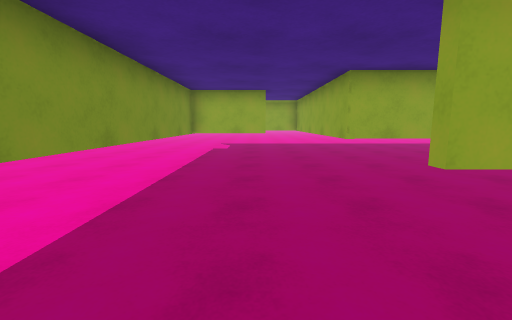
[1] (above)

24 first-person views from a walk through a 3-D level made in the Unity game engine. The camera is 1.3 m above the floor, tilts 8° down and sees 90° across. The floor is counted in squares, 1 m on a side. Each view is taken from the middle of a square. On the plan, view 1 faces up. The plan holds only what a view shows up to about 13 squares ahead; the rest is blank. The place goes on beyond the plan.

[2]
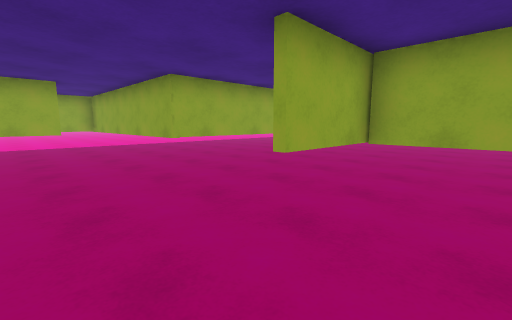

[3]
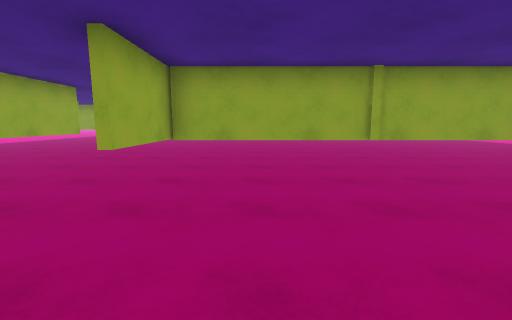

[4]
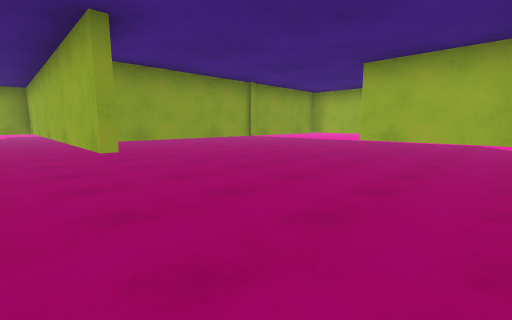

[5]
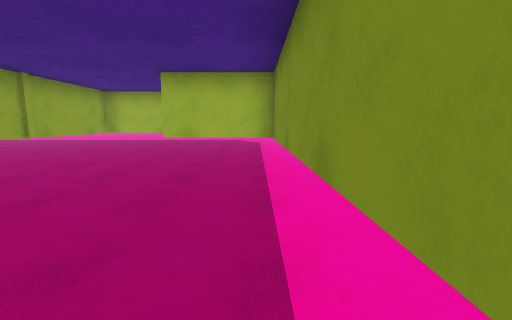

[6]
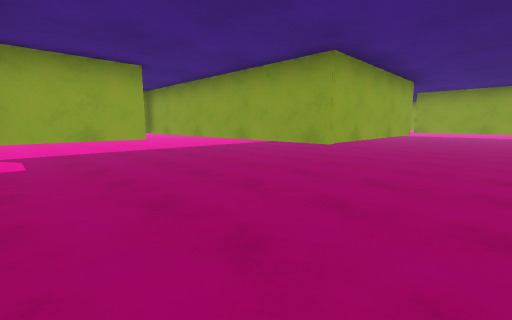

[7]
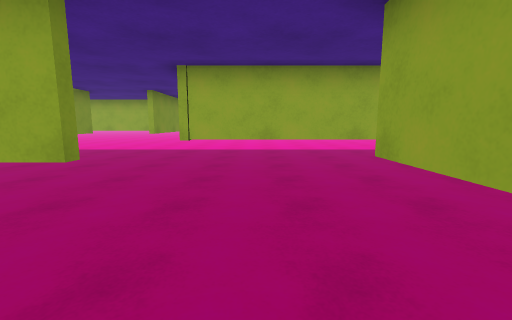

[8]
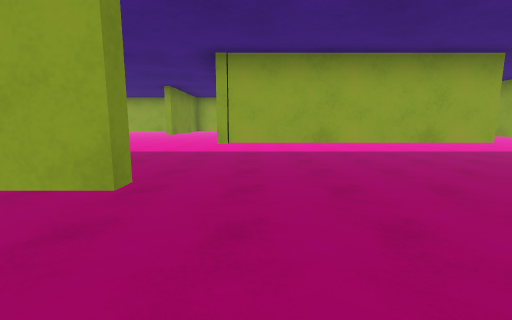

[9]
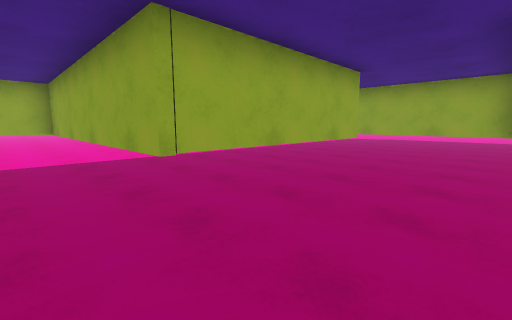

[10]
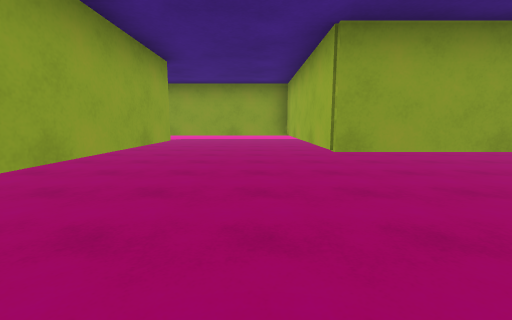

[11]
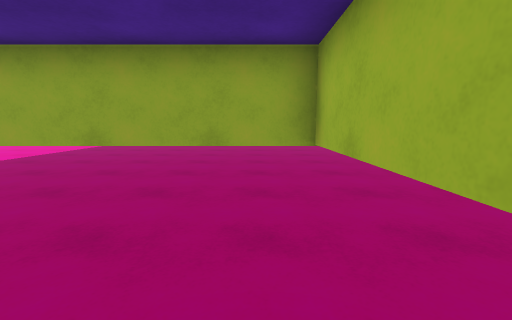

[12]
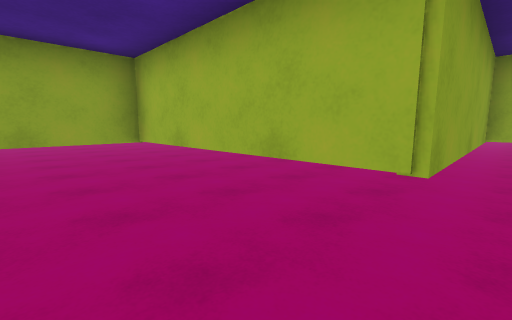

[13]
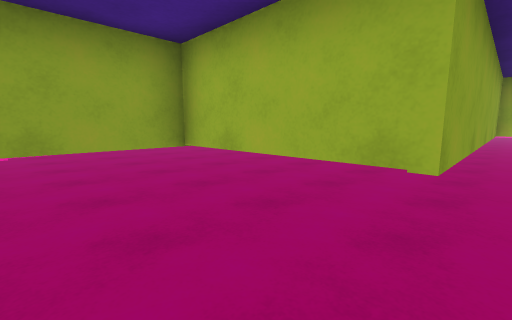

[14]
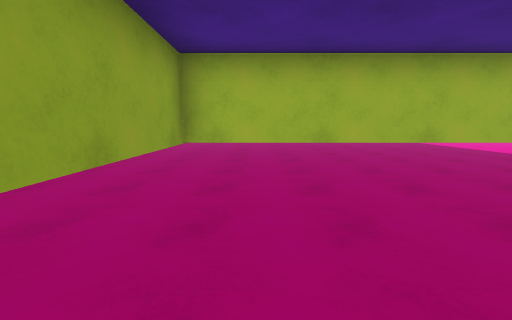

[15]
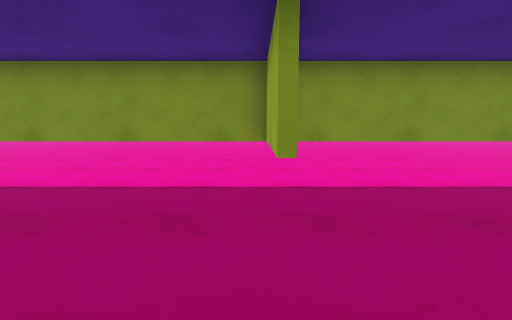

[16]
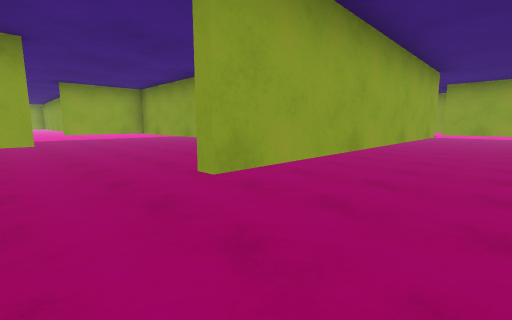

[17]
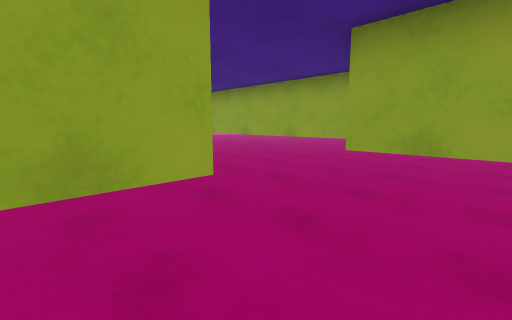

[18]
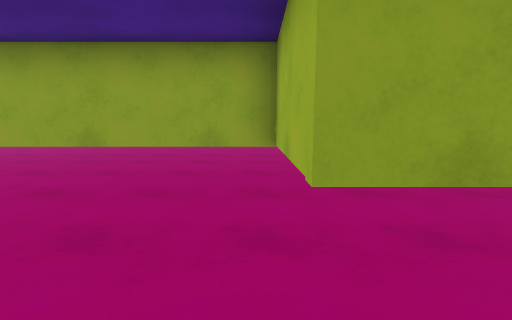

[19]
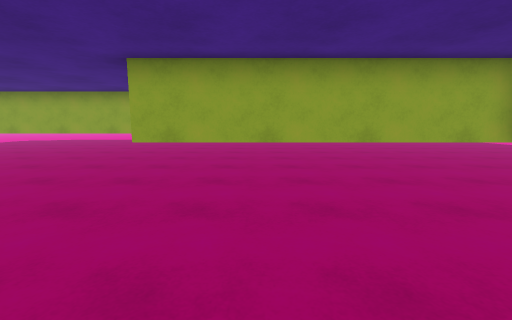

[20]
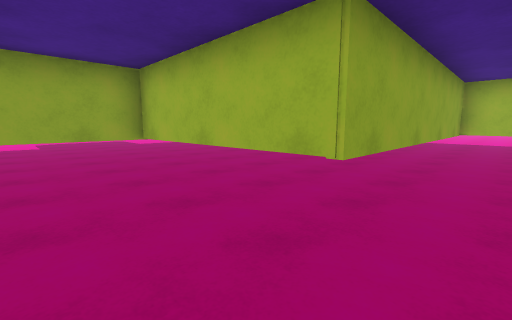

[21]
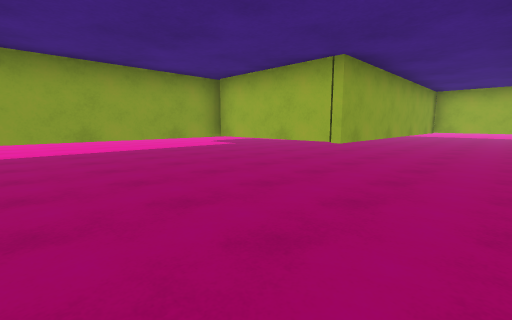

[22]
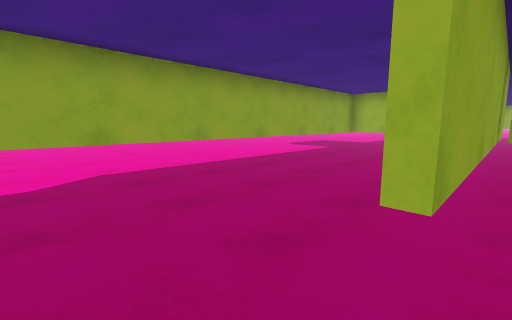

[23]
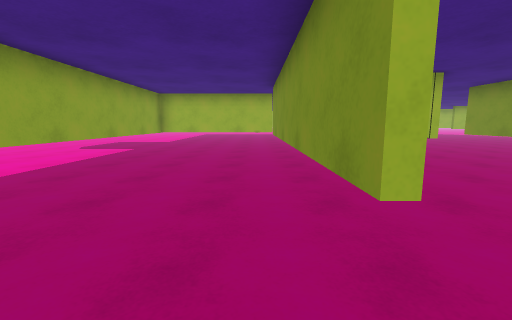

[24]
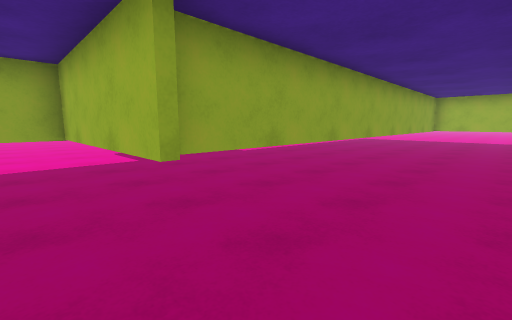

### Floor plan
Key: @ floor where view 1 was taken; # wall or solid block; . floor; T thing the floor can be seen under or through.
Columns run from 9 left of view 1 to 36 right of it. Each row starts with its distance up from view 1.
 17        .......#.#.... ......T.......
 16        .......#.#.... ......T.......T.........
 15        .......#.#........TTTT.......T.........
 14           TT..#.#.......T......T....T.........
 13  ..... ....T....#.......T......T....T.........
 12  ..... ....T....T.......T......T....T.........
 11  ..... ....T....T.......T......T....T........
 10  ..... TTT.T....TTTTTT..T......T....T.......
  9 ......T....T............T..TTTTT....T......
  8 ......T....T............T..T...T....T.....
  7 ......T....T........TTTTT..T...T....T.....
  6 ......T.....TTTTT...T......T........T.........
  5 ......T.............T......T....####T.........
  4 ......T.............T......T....T.............
  3 ......T.............T......T....T............
  2 ......T....TTTTTTTTT.......T....T...........
  1 ......T......T........TTTTTT....T... ..
  0 ......T..@...T........T.........T... ...
 -1 ......T......T........T.........T... ...
 -2 ......T......T........T.........T... ...
 -3 ......TTTT...T    ....T.........T... ..
 -4 ......T......T........T.........T...
 -5 ......T......T........T.........T...
 -6 ......T....TTTTTTT..TTT      ...T...
 -7 ......T.............#...........#..
 -8 ......T.............#...........#.

Positions as (right, up) in squares from view 1, and headings:
1: (0, 0), facing up
2: (-1, 0), facing up-right
3: (-2, 0), facing right
4: (-2, 3), facing down-right
5: (-2, 4), facing down
6: (-2, 4), facing up-right
7: (9, 4), facing up
8: (8, 5), facing up
9: (6, 7), facing up-right
10: (7, 8), facing right
11: (11, 8), facing right
12: (10, 9), facing down-right
13: (15, 17), facing down-right
14: (9, 7), facing down
15: (3, -3), facing left
16: (0, -8), facing up-right
17: (7, -8), facing up-right
18: (9, -6), facing right
19: (8, -1), facing right
20: (12, 4), facing down-right
21: (16, 14), facing down-right
22: (22, 16), facing down-right
23: (23, 16), facing down
24: (20, 6), facing down-right
